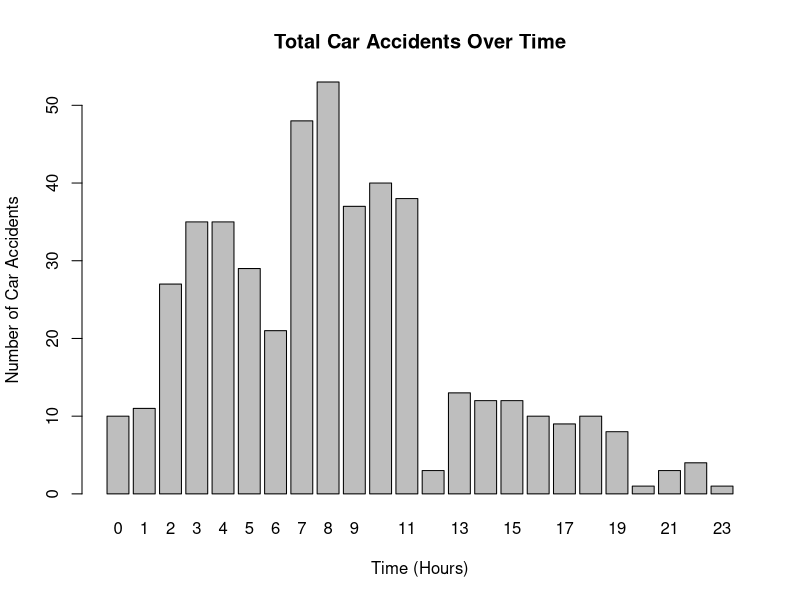
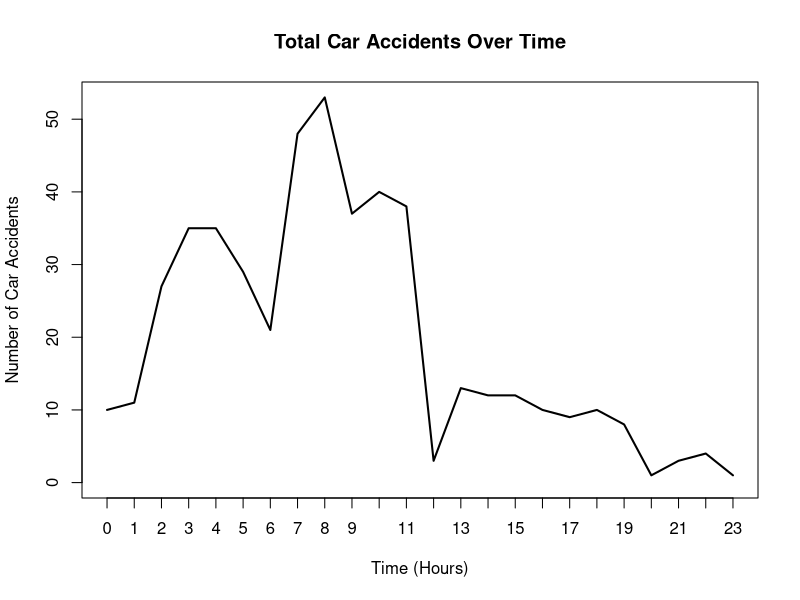

Reproduce these figures in R, in order.
mydata = read.csv("highway0_rain1_visibility8.csv")

hour = mydata$Hour

hour <- table(hour)
barplot(hour, ylab = "Number of Car Accidents", xlab = "Time (Hours)", main = "Total Car Accidents Over Time")
plot(hour, type = "l", ylab = "Number of Car Accidents", xlab = "Time (Hours)", main = "Total Car Accidents Over Time")
